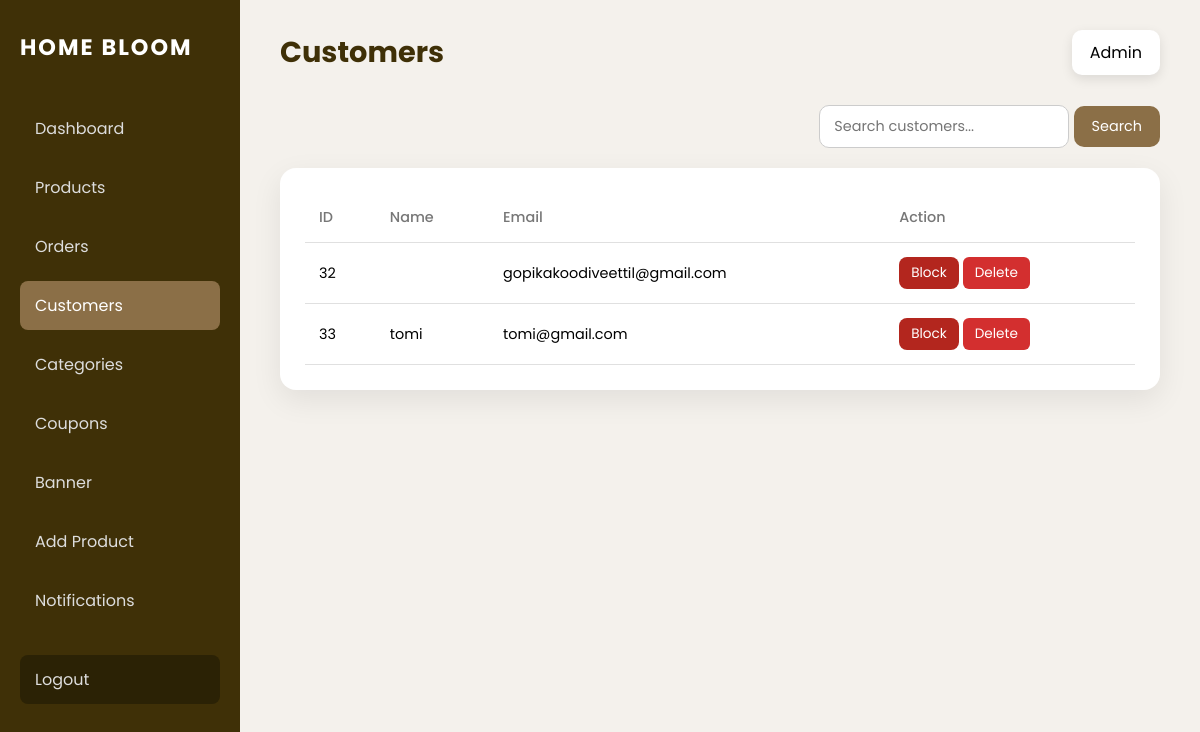
Page /admincutomer/ (signed in) on the committed database.
### bloom/models.py (models this page shows, shortened)
class User(AbstractUser):
    email = models.EmailField(unique=True)
    USERNAME_FIELD = "email"
    REQUIRED_FIELDS = ["username"]

### bloom/views.py (the view)
# urls.py: path('admincutomer/',views.admincustomer,name='admincustomer'),
@never_cache
@staff_member_required(login_url='home')
def admincustomer(request):
    if not request.user.is_staff:
        return HttpResponseForbidden("Access denied")
    customers = User.objects.filter(is_staff=False)
    return render(request, "admincustomer.html", {
        "customers": customers
    })

### bloom/templates/admincustomer.html (shortened to what this page needs)
<!DOCTYPE html>
<html lang="en">
<head>
</head>
<body>
<div class="dashboard-wrapper">
    <aside class="sidebar">
        <h2 class="brand">HOME BLOOM</h2>
        <nav>
            <a href="{% url 'admindashboard' %}">Dashboard</a>
            <a href="{%url 'adminproduct'%}">Products</a>
            <a href="{% url 'adminorder' %}">Orders</a>
             <a href="{%url 'admincustomer'%}"class="active">Customers</a>
            <a href="{%url 'admincategory'%}">Categories</a>
            <a href="{%url 'admincoupon'%}">Coupons</a>
            <a href="{% url 'banner_add'%}">Banner</a>
            <a href="{%url 'addproduct'%}">Add Product</a>
            <a href="{% url 'adminnotifications' %}">Notifications</a>
            <a href="/" class="logout">Logout</a>
        </nav>
    </aside>
    <main class="main-content">
        <div class="top-bar">
            <h1>Customers</h1>
            <div class="admin-info">Admin</div>
        </div>
        <div class="search-wrapper">
            <form method="get" action="{% url 'admincustomer' %}">
                <input type="text" name="q" placeholder="Search customers..." class="search-input">
                <button type="submit" class="search-btn">Search</button>
            </form>
        </div>
        <div class="table-wrapper">
            <table>
                <thead>
                    <tr>
                        <th>ID</th>
                        <th>Name</th>
                        <th>Email</th>
                        <th>Action</th>
                    </tr>
                </thead>
                <tbody>
    {% for user in customers %}
    <tr>
        <td>{{ user.id }}</td>
        <td>{{ user.username }}</td>
        <td>{{ user.email }}</td>
        <td>
    <form action="{% url 'toggle_customer_block' user.id %}" method="post" style="display:inline;">
    <button type="submit"
        style="
            padding:6px 12px;
            border-radius:8px;
            border:none;
            cursor:pointer;
            font-size:0.85rem;
            background:{% if user.is_active %}#b3261e{% else %}#8B6F47{% endif %};
            color:#fff;
        ">
        {% if user.is_active %}
            Block
        {% else %}
            Unblock
        {% endif %}
    </button>
</form>
  <form action="{% url 'delete_customer' user.id %}" method="post" style="display:inline;">
    <button type="submit" class="delete-btn">Delete</button>
</form>
</td>
    </tr>
    {% empty %}
    <tr>
        <td colspan="4">No customers found</td>
    </tr>
    {% endfor %}
</tbody>
            </table>
        </div>
    </main>
</div>
</body>
</html>

### bloom/templates/admincustomer.html (style rules this page uses)
* { margin:0; padding:0; box-sizing:border-box; font-family:'Poppins', sans-serif; }
body { background:#f4f1ec; }
.dashboard-wrapper { display:flex; min-height:100vh; }
.sidebar { width:240px; background:#3f3007; color:#fff; padding:30px 20px; }
.brand { font-size:1.4rem; letter-spacing:2px; margin-bottom:40px; }
.sidebar nav a { display:block; color:#ddd; text-decoration:none; padding:12px 15px; border-radius:8px; margin-bottom:10px; }
.sidebar nav a:hover, .sidebar nav a.active { background:#8B6F47; color:#fff; }
.logout { margin-top:30px; background:#2b2205; }
.main-content { flex:1; padding:30px 40px; }
.top-bar { display:flex; justify-content:space-between; align-items:center; margin-bottom:30px; }
.top-bar h1 { font-size:1.8rem; color:#3f3007; }
.admin-info { background:#fff; padding:10px 18px; border-radius:10px; box-shadow:0 4px 12px rgba(0,0,0,.1); }
.search-wrapper { margin-bottom:20px; display:flex; justify-content:flex-end; gap:10px; }
.search-input { padding:10px 14px; border-radius:10px; border:1px solid #ccc; font-size:0.9rem; width:250px; }
.search-btn { padding:10px 18px; border-radius:10px; border:none; background:#8B6F47; color:#fff; font-size:0.9rem; cursor:pointer; }
.table-wrapper { background:#fff; border-radius:16px; padding:25px; box-shadow:0 10px 30px rgba(0,0,0,.08); overflow-x:auto; }
table { width:100%; border-collapse:collapse; min-width:800px; }
th,td { padding:14px; text-align:left; border-bottom:1px solid #e0e0e0; font-size:0.9rem; }
th { color:#777; font-weight:500; }
.delete-btn { background-color: #d32f2f; color: #fff; border: none; padding: 6px 12px; border-radius: 6px; cursor: pointer; font-size: 0.85rem; transition: background 0.3s; }

### rows in the picture
User: id "32", email "gopikakoodiveettil@gmail.com", is_active "Block"
User: id "33", username "tomi", email "tomi@gmail.com", is_active "Block"
